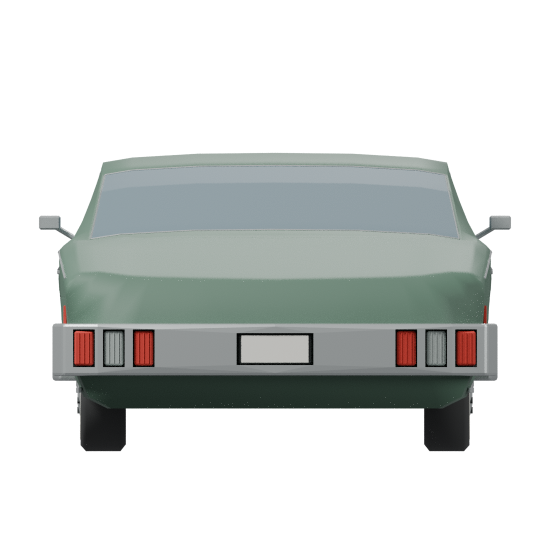
#> input picture experiments/impala1970/build/final/views/shaded_rear.png, 1100 x 1100 px, given in place of shaded_side.png, which was not available (shown at 1/2 size)
$ python package.py
#> lines starting #> are read from the running program, lines starting #| are printed output that depends on the picture
"""Package genuine Blender renders; no synthetic or generated reference images."""
from pathlib import Path
import json,hashlib,subprocess,zipfile
from PIL import Image,ImageDraw,ImageFont,ImageOps
HERE=Path(__file__).resolve().parent;ROOT=HERE.parents[1];OUT=HERE/'review';OUT.mkdir(exist_ok=True)
FONT='/usr/share/fonts/truetype/dejavu/DejaVuSans.ttf'
def font(n):return ImageFont.truetype(FONT,n)
BG=(237,234,224);INK=(35,49,45)
def flatten(path):
    im=Image.open(path).convert('RGBA');bg=Image.new('RGBA',im.size,(*BG,255));bg.alpha_composite(im);return bg.convert('RGB')
#> in flatten, im is the input picture: PIL image 1100x1100 RGBA; mean R, G, B, A 45.2, 48.4, 47, 91.1
#> after `bg = Image.new('RGBA', im.size, (*BG, 255))`:
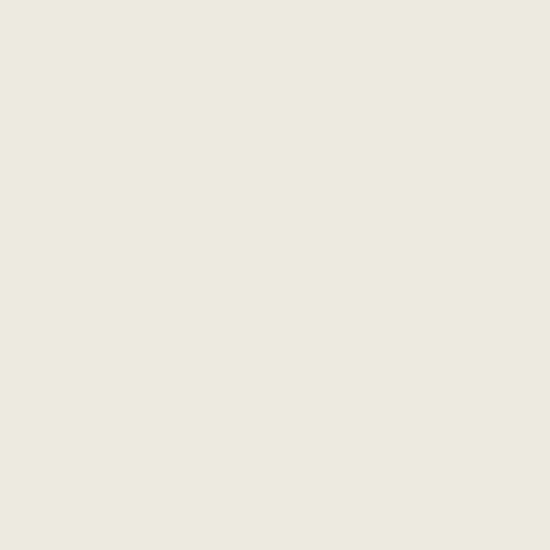
#> bg: PIL image 1100x1100 RGBA (shown at 1/2 size); mean R, G, B, A 237, 234, 224, 255
#> after `bg.alpha_composite(im)`:
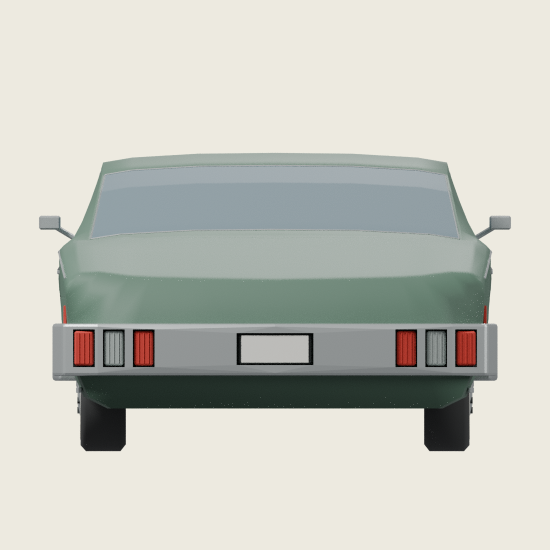
#> bg: PIL image 1100x1100 RGBA (shown at 1/2 size); mean R, G, B, A 197.1, 198.3, 190.4, 255
views=['side','front','rear','front_three_quarter','rear_three_quarter','high_three_quarter']
labels=['Exact orthographic side','Front','Rear','Front three-quarter','Rear three-quarter','High three-quarter']
for name in views:
    im=flatten(HERE/f'build/final/views/shaded_{name}.png');im.save(OUT/f'{name}.png',optimize=True)
#> pass 2 of the loop `for name in views:`:
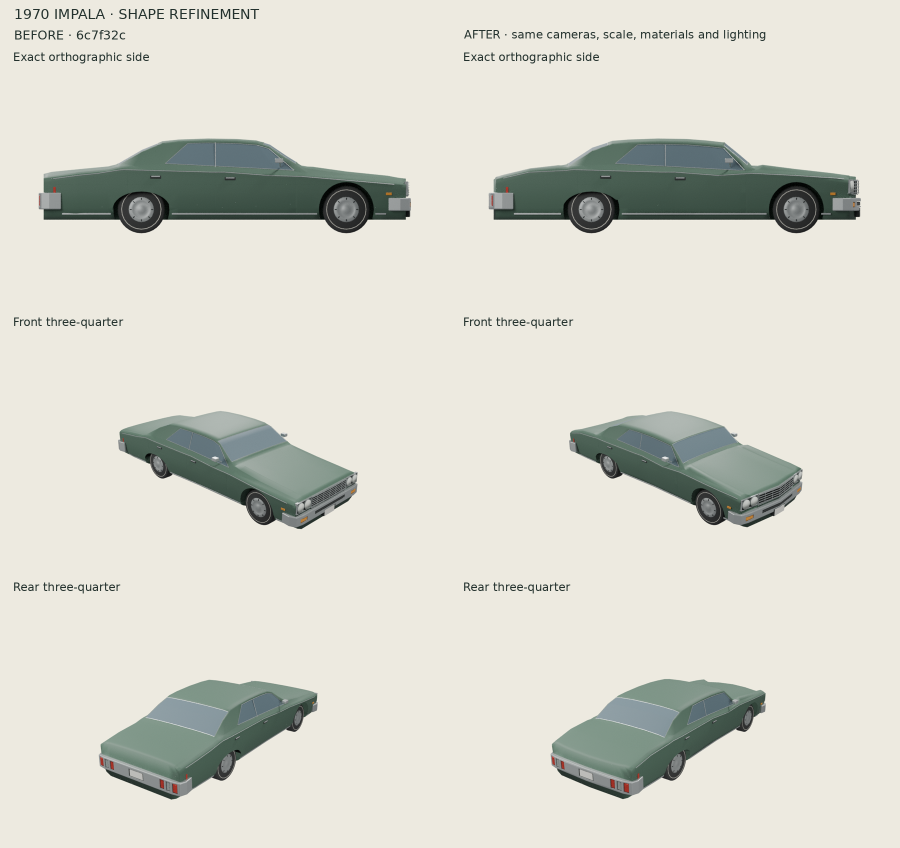
#> input picture experiments/impala1970/review/before-after.png, 1800 x 1695 px, given in place of shaded_front.png, which was not available (shown at 1/2 size)
#> im: PIL image 1800x1695 RGBA
#> in flatten (call 2), `bg = Image.new('RGBA', im.size, (*BG, 255))`:
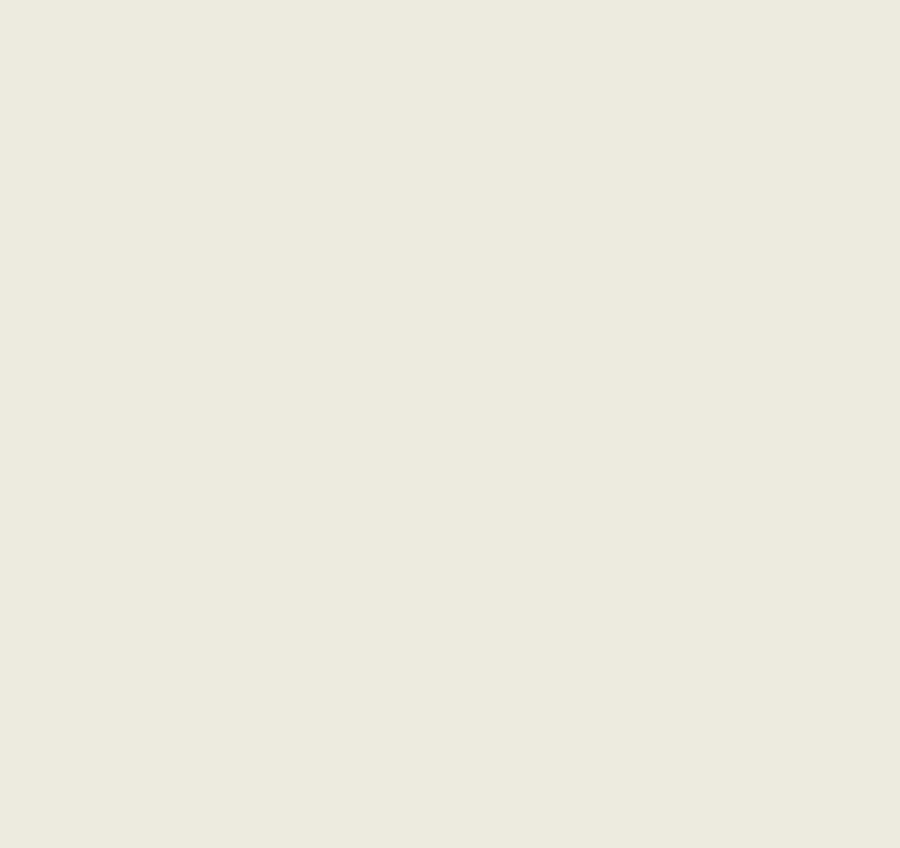
#> bg: PIL image 1800x1695 RGBA (shown at 1/2 size); mean R, G, B, A 237, 234, 224, 255
#> in flatten, returned value is the input picture: PIL image 1800x1695 RGB; mean R, G, B 216.3, 216, 206.5
#> (the run stopped early here; a loop or call above may not have finished)
